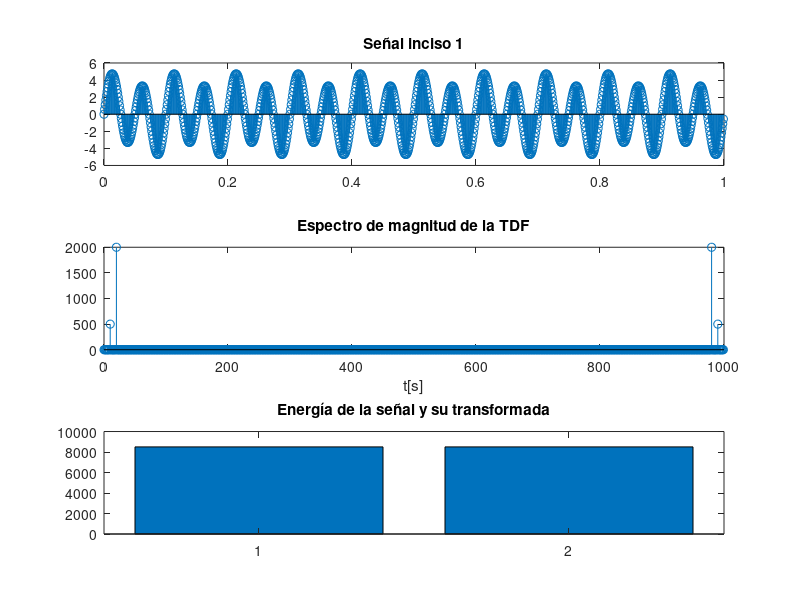
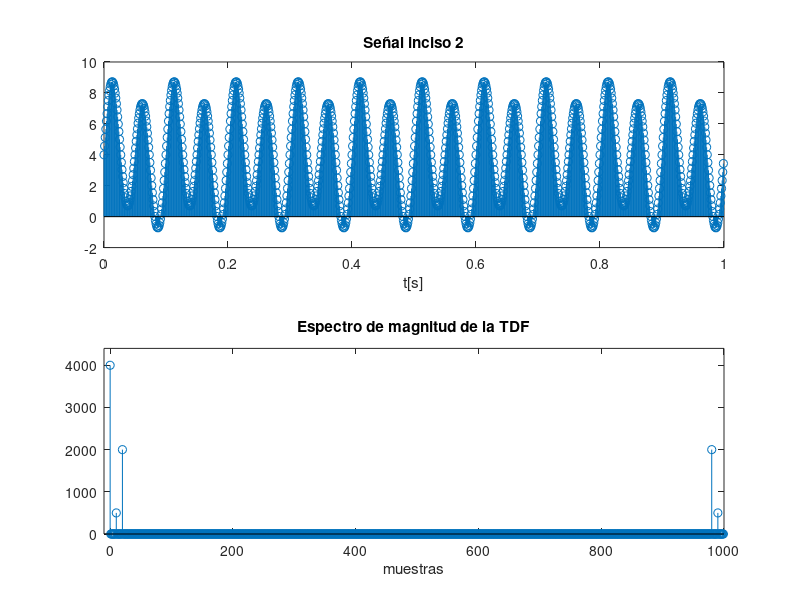
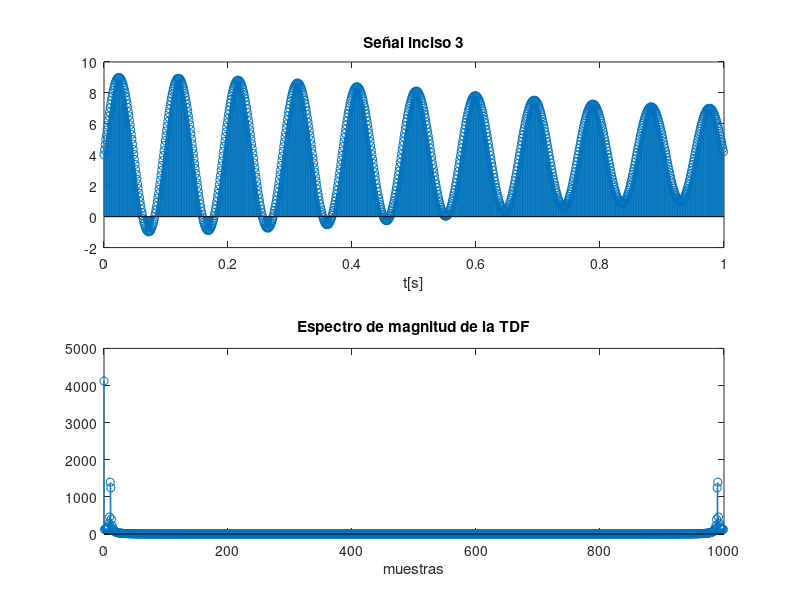
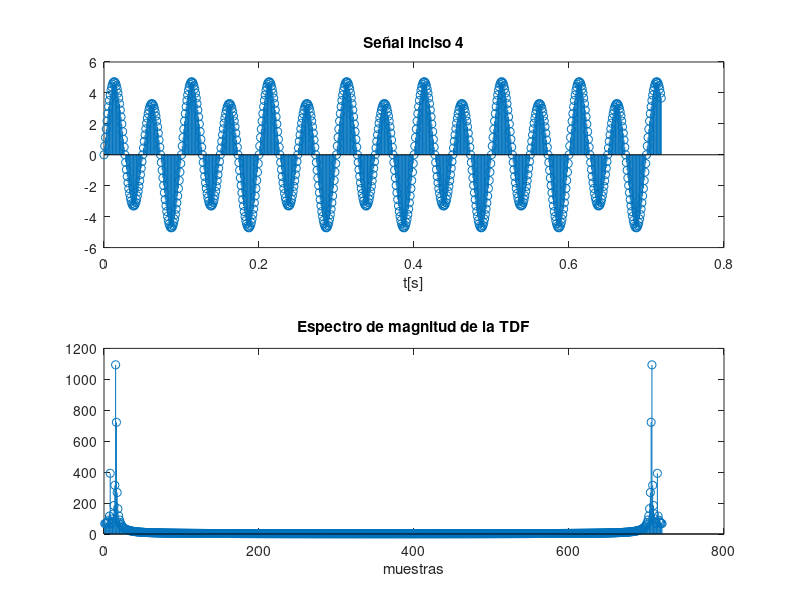

These charts were generated, in order, by the following MATLAB code:
%% Guia 1 - Ejercicio de laboratorio 13
%
%% Inciso 1
% Genere una señal
%
% $$g(t) = \sin(2 \pi f_1 t) + 4 \sin(2 \pi f_2 t) $$
%
% con $f_1=10\,Hz$ y $f_2=20\,Hz$ y obtenga su versión discreta con
% período de muestreo $T_m = 0.001 \, seg$ en el intervalo de tiempo
% $t = [0,...,1)$.
clear all;
close all;

% Configuración de los parámetros

f1 = 10; f2 = 20;
tm = 0.001; fm = 1/tm;
t = [0:tm:1-tm];

% Generación de la señal en su versión discreta

s = sin(2*pi*f1*t)+4*sin(2*pi*f2*t);

S = fft(s);

N = length(s);
f = [0:fm/N:fm-fm/N];

subplot(3,1,1),stem(t,s); title('Señal inciso 1');
subplot(3,1,2);stem(f,abs(S)); title('Espectro de magnitud de la TDF');
xlabel('muestras');

% Verifico relación de Parseval, las energíasas tienen que ser iguales.
es = sum(s.^2);
eS = sum(abs(S).^2)/N;

fprintf('Energia de la señal: %f\n', es); xlabel('t[s]');
fprintf('Energia de la transformada: %f\n', eS);
subplot(3,1,3);bar([es eS]); title('Energía de la señal y su transformada');

%% Inciso 2
% Modifico s[n] de forma tal que $g(t) = \sin(2 \pi f_1 t) + 4 \sin(2 \pi f_2 t) + 4$
% Se puede ver que en el espectro de magnitud de  esta nueva señal existe 
% una componente en la frecuencia cero, que corresponde a la constante que se agregó.

s1 = sin(2*pi*f1*t)+4*sin(2*pi*f2*t)+4;
S1 = fft(s1);
figure;
subplot(2,1,1),stem(t,s1); title('Señal inciso 2'); xlabel('t[s]');
subplot(2,1,2);stem(f,abs(S1)); title('Espectro de magnitud de la TDF');
xlabel('muestras');
axis([-10, length(s1), 0, max(S1)*1.1]); % Acomodo los ejes para que se visualice correctamente.



%% Inciso 3
% Modifico las frecuencias de las señales seno de forma tal que $f_1 = 10\,Hz$ y $f2=10.5\,Hz$.
% Nuestra resolucion frecuencial es 1 Hz, por lo que no vemos correctamente la senoidal de 10,5 Hz.

figure;
f2 = 10.5;
s1 = sin(2*pi*f1*t)+4*sin(2*pi*f2*t)+4;
S1 = fft(s1);
subplot(2,1,1),stem(t,s1); title('Señal inciso 3'); xlabel('t[s]');
subplot(2,1,2);stem(f,abs(S1)); title('Espectro de magnitud de la TDF');
xlabel('muestras');

%% Inciso 4
% Modico el intervalo de tiempo de análisis de la siguiente manera
% $t=[0,...,0.72) \, seg$. De esta forma, la resolución frecuencial se ve
% modificada a $\Delta f = 1.3889 \, Hz$. Dado que las frecuencias $f_1$ y $f_2$ no son
% múltiplos de $\Delta f$, no hay una única componente del espectro de
% magnitud que represente a cada una de las frecuencias de las senoidales.

figure;
t = [0:tm:0.72-tm];
f2 = 20; % Vuelvo f2 a su valor inicial
s1 = sin(2*pi*f1*t)+4*sin(2*pi*f2*t);

N = length(s1);
deltaf = 1/(tm*N);

fprintf('Resolución frecuencial de %.4f Hz\n',deltaf);

S1 = fft(s1);
subplot(2,1,1),stem(t,s1); title('Señal inciso 4'); xlabel('t[s]');
N = length(s1);
%f = [0:fm/N:fm-fm/N];
subplot(2,1,2);stem(abs(S1)); title('Espectro de magnitud de la TDF');
xlabel('muestras');

